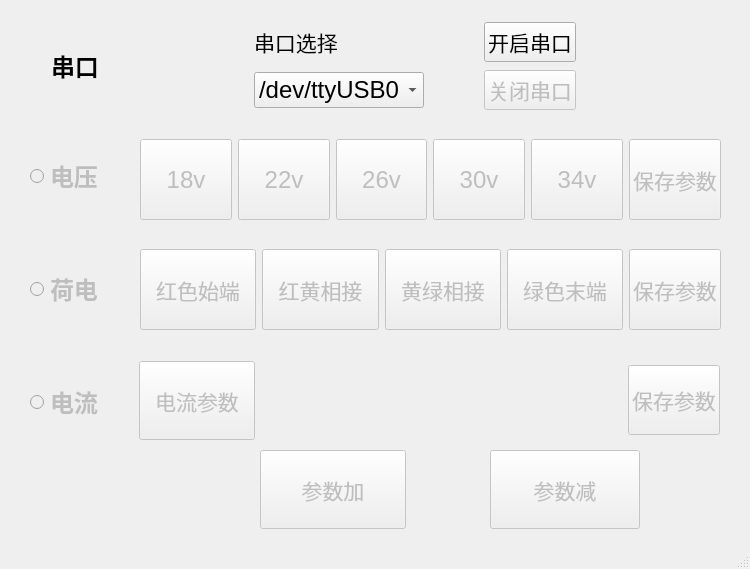
<?xml version="1.0" encoding="UTF-8"?>
<ui version="4.0">
 <class>MainWindow</class>
 <widget class="QMainWindow" name="MainWindow">
  <property name="geometry">
   <rect>
    <x>0</x>
    <y>0</y>
    <width>750</width>
    <height>569</height>
   </rect>
  </property>
  <property name="font">
   <font>
    <pointsize>16</pointsize>
   </font>
  </property>
  <property name="windowTitle">
   <string>三合一仪表上位机</string>
  </property>
  <widget class="QWidget" name="centralwidget">
   <widget class="QWidget" name="horizontalLayoutWidget">
    <property name="geometry">
     <rect>
      <x>140</x>
      <y>139</y>
      <width>581</width>
      <height>81</height>
     </rect>
    </property>
    <layout class="QHBoxLayout" name="horizontalLayout">
     <item>
      <widget class="QPushButton" name="v18_Button">
       <property name="enabled">
        <bool>false</bool>
       </property>
       <property name="sizePolicy">
        <sizepolicy hsizetype="Minimum" vsizetype="Minimum">
         <horstretch>0</horstretch>
         <verstretch>0</verstretch>
        </sizepolicy>
       </property>
       <property name="font">
        <font>
         <family>Arial</family>
         <pointsize>18</pointsize>
        </font>
       </property>
       <property name="text">
        <string>18v</string>
       </property>
       <property name="checkable">
        <bool>true</bool>
       </property>
      </widget>
     </item>
     <item>
      <widget class="QPushButton" name="v22_Button">
       <property name="enabled">
        <bool>false</bool>
       </property>
       <property name="sizePolicy">
        <sizepolicy hsizetype="Minimum" vsizetype="Minimum">
         <horstretch>0</horstretch>
         <verstretch>0</verstretch>
        </sizepolicy>
       </property>
       <property name="font">
        <font>
         <family>Arial</family>
         <pointsize>18</pointsize>
        </font>
       </property>
       <property name="text">
        <string>22v</string>
       </property>
       <property name="checkable">
        <bool>true</bool>
       </property>
      </widget>
     </item>
     <item>
      <widget class="QPushButton" name="v26_Button">
       <property name="enabled">
        <bool>false</bool>
       </property>
       <property name="sizePolicy">
        <sizepolicy hsizetype="Minimum" vsizetype="Minimum">
         <horstretch>0</horstretch>
         <verstretch>0</verstretch>
        </sizepolicy>
       </property>
       <property name="font">
        <font>
         <family>Arial</family>
         <pointsize>18</pointsize>
        </font>
       </property>
       <property name="text">
        <string>26v</string>
       </property>
       <property name="checkable">
        <bool>true</bool>
       </property>
      </widget>
     </item>
     <item>
      <widget class="QPushButton" name="v30_Button">
       <property name="enabled">
        <bool>false</bool>
       </property>
       <property name="sizePolicy">
        <sizepolicy hsizetype="Minimum" vsizetype="Minimum">
         <horstretch>0</horstretch>
         <verstretch>0</verstretch>
        </sizepolicy>
       </property>
       <property name="font">
        <font>
         <family>Arial</family>
         <pointsize>18</pointsize>
        </font>
       </property>
       <property name="text">
        <string>30v</string>
       </property>
       <property name="checkable">
        <bool>true</bool>
       </property>
      </widget>
     </item>
     <item>
      <widget class="QPushButton" name="v34_Button">
       <property name="enabled">
        <bool>false</bool>
       </property>
       <property name="sizePolicy">
        <sizepolicy hsizetype="Minimum" vsizetype="Minimum">
         <horstretch>0</horstretch>
         <verstretch>0</verstretch>
        </sizepolicy>
       </property>
       <property name="font">
        <font>
         <family>Arial</family>
         <pointsize>18</pointsize>
        </font>
       </property>
       <property name="text">
        <string>34v</string>
       </property>
       <property name="checkable">
        <bool>true</bool>
       </property>
      </widget>
     </item>
     <item>
      <widget class="QPushButton" name="voltage_write_Button">
       <property name="enabled">
        <bool>false</bool>
       </property>
       <property name="sizePolicy">
        <sizepolicy hsizetype="Fixed" vsizetype="Minimum">
         <horstretch>0</horstretch>
         <verstretch>0</verstretch>
        </sizepolicy>
       </property>
       <property name="font">
        <font>
         <family>黑体</family>
         <pointsize>16</pointsize>
         <weight>50</weight>
         <bold>false</bold>
        </font>
       </property>
       <property name="text">
        <string>保存参数</string>
       </property>
       <property name="checkable">
        <bool>true</bool>
       </property>
      </widget>
     </item>
    </layout>
   </widget>
   <widget class="QWidget" name="horizontalLayoutWidget_2">
    <property name="geometry">
     <rect>
      <x>140</x>
      <y>249</y>
      <width>581</width>
      <height>81</height>
     </rect>
    </property>
    <layout class="QHBoxLayout" name="horizontalLayout_2">
     <item>
      <widget class="QPushButton" name="r_Button">
       <property name="enabled">
        <bool>false</bool>
       </property>
       <property name="sizePolicy">
        <sizepolicy hsizetype="Minimum" vsizetype="Minimum">
         <horstretch>0</horstretch>
         <verstretch>0</verstretch>
        </sizepolicy>
       </property>
       <property name="font">
        <font>
         <family>黑体</family>
         <pointsize>16</pointsize>
         <weight>50</weight>
         <bold>false</bold>
        </font>
       </property>
       <property name="text">
        <string>红色始端</string>
       </property>
       <property name="checkable">
        <bool>true</bool>
       </property>
      </widget>
     </item>
     <item>
      <widget class="QPushButton" name="ry_Button">
       <property name="enabled">
        <bool>false</bool>
       </property>
       <property name="sizePolicy">
        <sizepolicy hsizetype="Minimum" vsizetype="Minimum">
         <horstretch>0</horstretch>
         <verstretch>0</verstretch>
        </sizepolicy>
       </property>
       <property name="font">
        <font>
         <family>黑体</family>
         <pointsize>16</pointsize>
         <weight>50</weight>
         <bold>false</bold>
        </font>
       </property>
       <property name="text">
        <string>红黄相接</string>
       </property>
       <property name="checkable">
        <bool>true</bool>
       </property>
      </widget>
     </item>
     <item>
      <widget class="QPushButton" name="yg_Button">
       <property name="enabled">
        <bool>false</bool>
       </property>
       <property name="sizePolicy">
        <sizepolicy hsizetype="Minimum" vsizetype="Minimum">
         <horstretch>0</horstretch>
         <verstretch>0</verstretch>
        </sizepolicy>
       </property>
       <property name="font">
        <font>
         <family>黑体</family>
         <pointsize>16</pointsize>
         <weight>50</weight>
         <bold>false</bold>
        </font>
       </property>
       <property name="text">
        <string>黄绿相接</string>
       </property>
       <property name="checkable">
        <bool>true</bool>
       </property>
      </widget>
     </item>
     <item>
      <widget class="QPushButton" name="g_Button">
       <property name="enabled">
        <bool>false</bool>
       </property>
       <property name="sizePolicy">
        <sizepolicy hsizetype="Minimum" vsizetype="Minimum">
         <horstretch>0</horstretch>
         <verstretch>0</verstretch>
        </sizepolicy>
       </property>
       <property name="font">
        <font>
         <family>黑体</family>
         <pointsize>16</pointsize>
         <weight>50</weight>
         <bold>false</bold>
        </font>
       </property>
       <property name="text">
        <string>绿色末端</string>
       </property>
       <property name="checkable">
        <bool>true</bool>
       </property>
      </widget>
     </item>
     <item>
      <widget class="QPushButton" name="charge_write_Button">
       <property name="enabled">
        <bool>false</bool>
       </property>
       <property name="sizePolicy">
        <sizepolicy hsizetype="Fixed" vsizetype="Maximum">
         <horstretch>0</horstretch>
         <verstretch>0</verstretch>
        </sizepolicy>
       </property>
       <property name="minimumSize">
        <size>
         <width>0</width>
         <height>0</height>
        </size>
       </property>
       <property name="maximumSize">
        <size>
         <width>16777215</width>
         <height>100</height>
        </size>
       </property>
       <property name="font">
        <font>
         <family>黑体</family>
         <pointsize>16</pointsize>
         <weight>50</weight>
         <bold>false</bold>
        </font>
       </property>
       <property name="text">
        <string>保存参数</string>
       </property>
       <property name="checkable">
        <bool>true</bool>
       </property>
      </widget>
     </item>
    </layout>
   </widget>
   <widget class="QWidget" name="horizontalLayoutWidget_3">
    <property name="geometry">
     <rect>
      <x>139</x>
      <y>350</y>
      <width>581</width>
      <height>101</height>
     </rect>
    </property>
    <layout class="QHBoxLayout" name="horizontalLayout_3">
     <item>
      <widget class="QPushButton" name="argu_Button">
       <property name="enabled">
        <bool>false</bool>
       </property>
       <property name="sizePolicy">
        <sizepolicy hsizetype="Fixed" vsizetype="Fixed">
         <horstretch>0</horstretch>
         <verstretch>0</verstretch>
        </sizepolicy>
       </property>
       <property name="maximumSize">
        <size>
         <width>116</width>
         <height>79</height>
        </size>
       </property>
       <property name="font">
        <font>
         <family>黑体</family>
         <pointsize>16</pointsize>
         <weight>50</weight>
         <bold>false</bold>
        </font>
       </property>
       <property name="text">
        <string>电流参数</string>
       </property>
       <property name="checkable">
        <bool>true</bool>
       </property>
      </widget>
     </item>
     <item>
      <widget class="QLabel" name="label_3">
       <property name="text">
        <string/>
       </property>
      </widget>
     </item>
     <item>
      <widget class="QPushButton" name="current_write_Button">
       <property name="enabled">
        <bool>false</bool>
       </property>
       <property name="sizePolicy">
        <sizepolicy hsizetype="Fixed" vsizetype="Maximum">
         <horstretch>0</horstretch>
         <verstretch>0</verstretch>
        </sizepolicy>
       </property>
       <property name="minimumSize">
        <size>
         <width>5</width>
         <height>49</height>
        </size>
       </property>
       <property name="maximumSize">
        <size>
         <width>16777215</width>
         <height>70</height>
        </size>
       </property>
       <property name="font">
        <font>
         <family>黑体</family>
         <pointsize>16</pointsize>
         <weight>50</weight>
         <bold>false</bold>
        </font>
       </property>
       <property name="text">
        <string>保存参数</string>
       </property>
       <property name="checkable">
        <bool>true</bool>
       </property>
      </widget>
     </item>
    </layout>
   </widget>
   <widget class="QWidget" name="verticalLayoutWidget">
    <property name="geometry">
     <rect>
      <x>30</x>
      <y>90</y>
      <width>94</width>
      <height>401</height>
     </rect>
    </property>
    <layout class="QVBoxLayout" name="verticalLayout">
     <item>
      <widget class="QRadioButton" name="voltage_radioButton">
       <property name="enabled">
        <bool>false</bool>
       </property>
       <property name="sizePolicy">
        <sizepolicy hsizetype="Fixed" vsizetype="Fixed">
         <horstretch>0</horstretch>
         <verstretch>0</verstretch>
        </sizepolicy>
       </property>
       <property name="font">
        <font>
         <family>黑体</family>
         <pointsize>18</pointsize>
         <weight>75</weight>
         <bold>true</bold>
        </font>
       </property>
       <property name="text">
        <string>电压</string>
       </property>
       <property name="checkable">
        <bool>true</bool>
       </property>
       <property name="checked">
        <bool>false</bool>
       </property>
      </widget>
     </item>
     <item>
      <widget class="QRadioButton" name="charge_radioButton">
       <property name="enabled">
        <bool>false</bool>
       </property>
       <property name="sizePolicy">
        <sizepolicy hsizetype="Fixed" vsizetype="Fixed">
         <horstretch>0</horstretch>
         <verstretch>0</verstretch>
        </sizepolicy>
       </property>
       <property name="font">
        <font>
         <family>黑体</family>
         <pointsize>18</pointsize>
         <weight>75</weight>
         <bold>true</bold>
        </font>
       </property>
       <property name="text">
        <string>荷电</string>
       </property>
      </widget>
     </item>
     <item>
      <widget class="QRadioButton" name="current_radioButton">
       <property name="enabled">
        <bool>false</bool>
       </property>
       <property name="sizePolicy">
        <sizepolicy hsizetype="Fixed" vsizetype="Fixed">
         <horstretch>0</horstretch>
         <verstretch>0</verstretch>
        </sizepolicy>
       </property>
       <property name="font">
        <font>
         <family>黑体</family>
         <pointsize>18</pointsize>
         <weight>75</weight>
         <bold>true</bold>
        </font>
       </property>
       <property name="text">
        <string>电流</string>
       </property>
      </widget>
     </item>
    </layout>
   </widget>
   <widget class="QWidget" name="gridLayoutWidget">
    <property name="geometry">
     <rect>
      <x>200</x>
      <y>20</y>
      <width>431</width>
      <height>92</height>
     </rect>
    </property>
    <layout class="QGridLayout" name="gridLayout">
     <item row="0" column="1">
      <widget class="QPushButton" name="open_Button">
       <property name="sizePolicy">
        <sizepolicy hsizetype="Fixed" vsizetype="Fixed">
         <horstretch>0</horstretch>
         <verstretch>0</verstretch>
        </sizepolicy>
       </property>
       <property name="font">
        <font>
         <family>黑体</family>
         <pointsize>16</pointsize>
         <weight>50</weight>
         <bold>false</bold>
        </font>
       </property>
       <property name="autoFillBackground">
        <bool>false</bool>
       </property>
       <property name="text">
        <string>开启串口</string>
       </property>
      </widget>
     </item>
     <item row="1" column="0">
      <widget class="QComboBox" name="port_Box">
       <property name="sizePolicy">
        <sizepolicy hsizetype="Fixed" vsizetype="Fixed">
         <horstretch>0</horstretch>
         <verstretch>0</verstretch>
        </sizepolicy>
       </property>
       <property name="font">
        <font>
         <family>Arial</family>
         <pointsize>18</pointsize>
        </font>
       </property>
       <property name="currentText">
        <string>/dev/ttyUSB0</string>
       </property>
       <item>
        <property name="text">
         <string>/dev/ttyUSB0</string>
        </property>
       </item>
       <item>
        <property name="text">
         <string>COM1</string>
        </property>
       </item>
       <item>
        <property name="text">
         <string>COM2</string>
        </property>
       </item>
       <item>
        <property name="text">
         <string>COM3</string>
        </property>
       </item>
       <item>
        <property name="text">
         <string>COM4</string>
        </property>
       </item>
       <item>
        <property name="text">
         <string>COM5</string>
        </property>
       </item>
       <item>
        <property name="text">
         <string>COM6</string>
        </property>
       </item>
       <item>
        <property name="text">
         <string>COM7</string>
        </property>
       </item>
       <item>
        <property name="text">
         <string>COM8</string>
        </property>
       </item>
       <item>
        <property name="text">
         <string>COM9</string>
        </property>
       </item>
      </widget>
     </item>
     <item row="1" column="1">
      <widget class="QPushButton" name="close_Button">
       <property name="enabled">
        <bool>false</bool>
       </property>
       <property name="sizePolicy">
        <sizepolicy hsizetype="Fixed" vsizetype="Fixed">
         <horstretch>0</horstretch>
         <verstretch>0</verstretch>
        </sizepolicy>
       </property>
       <property name="font">
        <font>
         <family>黑体</family>
         <pointsize>16</pointsize>
         <weight>50</weight>
         <bold>false</bold>
        </font>
       </property>
       <property name="text">
        <string>关闭串口</string>
       </property>
      </widget>
     </item>
     <item row="0" column="0">
      <widget class="QLabel" name="label_1">
       <property name="enabled">
        <bool>true</bool>
       </property>
       <property name="sizePolicy">
        <sizepolicy hsizetype="Fixed" vsizetype="Fixed">
         <horstretch>0</horstretch>
         <verstretch>0</verstretch>
        </sizepolicy>
       </property>
       <property name="font">
        <font>
         <family>黑体</family>
         <pointsize>16</pointsize>
         <weight>50</weight>
         <italic>false</italic>
         <bold>false</bold>
        </font>
       </property>
       <property name="text">
        <string>串口选择</string>
       </property>
       <property name="textFormat">
        <enum>Qt::AutoText</enum>
       </property>
       <property name="scaledContents">
        <bool>false</bool>
       </property>
       <property name="alignment">
        <set>Qt::AlignLeading|Qt::AlignLeft|Qt::AlignTop</set>
       </property>
       <property name="wordWrap">
        <bool>false</bool>
       </property>
       <property name="openExternalLinks">
        <bool>false</bool>
       </property>
       <property name="textInteractionFlags">
        <set>Qt::LinksAccessibleByMouse</set>
       </property>
      </widget>
     </item>
    </layout>
   </widget>
   <widget class="QLabel" name="label">
    <property name="geometry">
     <rect>
      <x>51</x>
      <y>50</y>
      <width>61</width>
      <height>31</height>
     </rect>
    </property>
    <property name="sizePolicy">
     <sizepolicy hsizetype="Fixed" vsizetype="Fixed">
      <horstretch>0</horstretch>
      <verstretch>0</verstretch>
     </sizepolicy>
    </property>
    <property name="font">
     <font>
      <family>黑体</family>
      <pointsize>18</pointsize>
      <weight>75</weight>
      <bold>true</bold>
     </font>
    </property>
    <property name="text">
     <string>串口</string>
    </property>
   </widget>
   <widget class="QPushButton" name="lift_Button">
    <property name="enabled">
     <bool>false</bool>
    </property>
    <property name="geometry">
     <rect>
      <x>260</x>
      <y>450</y>
      <width>146</width>
      <height>79</height>
     </rect>
    </property>
    <property name="sizePolicy">
     <sizepolicy hsizetype="Fixed" vsizetype="Minimum">
      <horstretch>0</horstretch>
      <verstretch>0</verstretch>
     </sizepolicy>
    </property>
    <property name="maximumSize">
     <size>
      <width>150</width>
      <height>79</height>
     </size>
    </property>
    <property name="font">
     <font>
      <family>黑体</family>
      <pointsize>16</pointsize>
      <weight>50</weight>
      <bold>false</bold>
     </font>
    </property>
    <property name="text">
     <string>参数加</string>
    </property>
    <property name="checkable">
     <bool>true</bool>
    </property>
   </widget>
   <widget class="QPushButton" name="right_Button">
    <property name="enabled">
     <bool>false</bool>
    </property>
    <property name="geometry">
     <rect>
      <x>490</x>
      <y>450</y>
      <width>150</width>
      <height>79</height>
     </rect>
    </property>
    <property name="sizePolicy">
     <sizepolicy hsizetype="Fixed" vsizetype="Fixed">
      <horstretch>0</horstretch>
      <verstretch>0</verstretch>
     </sizepolicy>
    </property>
    <property name="maximumSize">
     <size>
      <width>150</width>
      <height>16777215</height>
     </size>
    </property>
    <property name="font">
     <font>
      <family>黑体</family>
      <pointsize>16</pointsize>
      <weight>50</weight>
      <bold>false</bold>
     </font>
    </property>
    <property name="text">
     <string>参数减</string>
    </property>
    <property name="checkable">
     <bool>true</bool>
    </property>
   </widget>
  </widget>
  <widget class="QMenuBar" name="menubar">
   <property name="geometry">
    <rect>
     <x>0</x>
     <y>0</y>
     <width>750</width>
     <height>32</height>
    </rect>
   </property>
  </widget>
  <widget class="QStatusBar" name="statusbar"/>
 </widget>
 <resources/>
 <connections/>
</ui>
